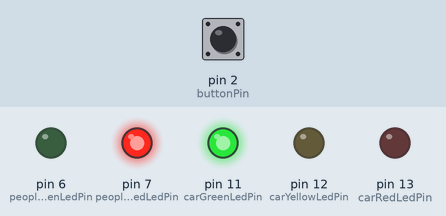
Bench run of a sketch on a simulated Arduino Uno, built with avr-gcc and run on an emulated ATmega328P. On the bench: output pins drawn as LEDs (lit = HIGH). The inputs (shaded band) are chosen by the test bench; at power-on: pin 2 (buttonPin) HIGH.

Above: at 0.1 s.
Timing chart, 0 to 1.6 s (numbered marks = the images above):
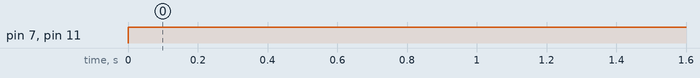

Measured:
- by itself, pin 7 (peopleRedLedPin), pin 11 (carGreenLedPin): LOW → HIGH at 0.00 s

The sketch:

Homework_2.ino
```cpp
const int carRedLedPin = 13;
const int carYellowLedPin = 12;
const int carGreenLedPin = 11;
const int peopleRedLedPin = 7;
const int peopleGreenLedPin = 6;
const int buttonPin = 2;
const int buzzerPin = 10;

unsigned long lastStateStartTime = 0;
byte systemState = 1;
byte carRedLedState;
byte carYellowLedState;
byte carGreenLedState;
byte peopleGreenLedState;
byte peopleRedLedState;
unsigned long peopleBlinkingGreenStart;
unsigned int peopleBlinkingGreenDelay = 200;
byte buzzerState = LOW;
unsigned int buzzerFrequency;
unsigned int normalBuzzerFrequency = 220;
unsigned int fastBuzzerFrequency = 300;
unsigned long buzzerStart;
unsigned int normalBuzzerDelay = 600;
unsigned int fastBuzzerDelay = 300;
byte reading;
byte buttonState = LOW;
byte lastReading = LOW;
bool pressedButton = false;
unsigned long lastDebounceTime;
unsigned int debounceDelay = 50;
unsigned int stateDurations[] = { 0, 3000, 8000, 4000 };
unsigned int buttonPressWaitingTime = 8000;

void setup() {
  pinMode(carRedLedPin, OUTPUT);
  pinMode(carYellowLedPin, OUTPUT);
  pinMode(carGreenLedPin, OUTPUT);
  pinMode(peopleGreenLedPin, OUTPUT);
  pinMode(peopleRedLedPin, OUTPUT);
  pinMode(buzzerPin, OUTPUT);
  pinMode(buttonPin, INPUT_PULLUP);
}

void loop() {
  executeState();
  writeOutput();
}

void executeState() {
  setBuzzerState();
  setLEDStates();

  if (!currentStateHasEnded()) return;

  if (systemState == 1) {
    checkButtonPress();
    if (pressedButton && millis() - lastStateStartTime > buttonPressWaitingTime) {
      systemState = 2;
      pressedButton = false;
      lastStateStartTime = millis();
    }
  } else if (systemState == 2) {
    systemState = 3;
    lastStateStartTime = millis();
    buzzerStart = millis();
    buzzerState = HIGH;
  } else if (systemState == 3) {
    systemState = 4;
    lastStateStartTime = millis();
  } else if (systemState == 4) {
    systemState = 1;
    lastStateStartTime = millis();
    peopleBlinkingGreenStart = millis();
  }
}

bool currentStateHasEnded() {
  if (millis() - lastStateStartTime > stateDurations[systemState - 1]) {
    return true;
  }
  return false;
}

void checkButtonPress() {
  reading = digitalRead(buttonPin);
  if (reading != lastReading) {
    lastDebounceTime = millis();
    lastReading = reading;
  }

  if (!pressedButton && millis() - lastDebounceTime > debounceDelay) {
    if (!reading) {
      pressedButton = true;
      lastStateStartTime = millis();
    }
  }
}

void setBuzzerState() {
  if (systemState == 3) {
    buzzerFrequency = normalBuzzerFrequency;
    if (millis() - buzzerStart > normalBuzzerDelay) {
      buzzerState = !buzzerState;
      buzzerStart = millis();
    }
    return;
  }
  if (systemState == 4) {
    buzzerFrequency = fastBuzzerFrequency;
    if (millis() - buzzerStart > fastBuzzerDelay) {
      buzzerState = !buzzerState;
      buzzerStart = millis();
    }
    return;
  }
  buzzerState = LOW;
}

void setLEDStates() {
  if (systemState == 1) {
    carGreenLedState = HIGH;
    carYellowLedState = LOW;
    carRedLedState = LOW;
    peopleGreenLedState = LOW;
    peopleRedLedState = HIGH;
  } else if (systemState == 2) {
    carGreenLedState = LOW;
    carYellowLedState = HIGH;
  } else if (systemState == 3) {
    carRedLedState = HIGH;
    carYellowLedState = LOW;
    peopleGreenLedState = HIGH;
    peopleRedLedState = LOW;
  } else if (systemState == 4) {
    if (millis() - peopleBlinkingGreenStart > peopleBlinkingGreenDelay) {
      peopleGreenLedState = !peopleGreenLedState;
      peopleBlinkingGreenStart = millis();
    }
  }
}

void writeOutput() {
  if (buzzerState) {
    tone(buzzerPin, buzzerFrequency);
  } else {
    noTone(buzzerPin);
  }

  digitalWrite(carRedLedPin, carRedLedState);
  digitalWrite(carYellowLedPin, carYellowLedState);
  digitalWrite(carGreenLedPin, carGreenLedState);
  digitalWrite(peopleGreenLedPin, peopleGreenLedState);
  digitalWrite(peopleRedLedPin, peopleRedLedState);
}
```
